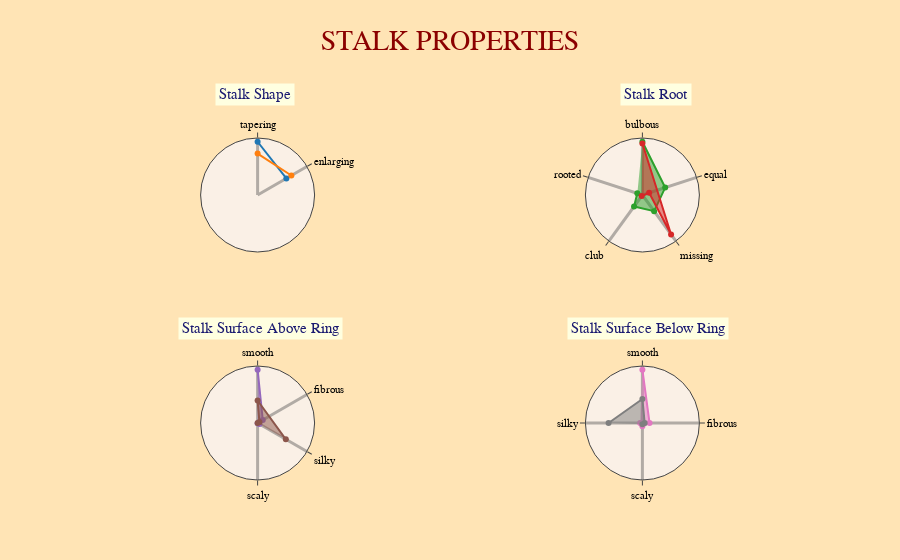

Notebook cell for this chart:
### Markdown cell above
Following radar charts show stalk properties of mushrooms according to their classes like stalk shape, stalk root, stalk surface above and below ring.

### Code cell
data8=[go.Scatterpolar(
      r = list(stalk_shape_edible["stalk-shape"].values),
      theta = stalk_shape_edible.index,
      fill = 'toself',
      name = "Edible",
    thetaunit = "radians",
    ),
 go.Scatterpolar(
      r = list(stalk_shape_poisonous["stalk-shape"].values),
      theta = stalk_shape_poisonous.index,
      fill = 'toself',
      name = 'Poisonous',
    thetaunit = "radians"
    ),
go.Scatterpolar(
      r = stalk_root_edible["stalk-root"].values,
      theta = stalk_root_edible.index,
      fill = 'toself',
      name = "Edible",
    thetaunit = "radians",
     subplot = "polar2"
    ),
go.Scatterpolar(
      r = stalk_root_poisonous["stalk-root"].values,
      theta =stalk_root_poisonous.index,
      fill = 'toself',
      name = 'Poisonous',
    subplot = "polar2",
    thetaunit = "radians"
    ),
go.Scatterpolar(
      r = stalk_surface_above_ring_edible["stalk-surface-above-ring"].values,
      theta = stalk_surface_above_ring_edible.index,
      fill = 'toself',
      name = "Edible",
    subplot = "polar3",
     thetaunit = "radians"
    ),
go.Scatterpolar(
      r = stalk_surface_above_ring_poisonous["stalk-surface-above-ring"].values,
      theta = stalk_surface_above_ring_poisonous.index,
      fill = 'toself',
      name = 'Poisonous',
    subplot = "polar3",
     thetaunit = "radians"
    ),
go.Scatterpolar(
        r = stalk_surface_below_ring_edible["stalk-surface-below-ring"].values,
      theta = stalk_surface_below_ring_edible.index,
      fill = 'toself',
      name = "Edible",
    subplot = "polar4"
    ),
go.Scatterpolar(
      r = stalk_surface_below_ring_poisonous["stalk-surface-below-ring"].values,
      theta = stalk_surface_below_ring_poisonous.index,
      fill = 'toself',
      name = "Poisonoıs",
    subplot = "polar4",
    
    ),]
layout = go.Layout(
    showlegend=False,
    paper_bgcolor='moccasin',
    title="STALK PROPERTIES",
    font=dict(family='Gravitas One',size=20,color='darkred'),
     
    
    polar = dict(
      bgcolor="linen",
      domain = dict(
        y = [0.60, 0.90],
        x = [0, 0.48]
      ),
      radialaxis = dict(
             visible = False,
        angle = 45
      ),
      angularaxis = dict(
        direction = "clockwise",
        period = 6,
          gridwidth=3,
          tickfont=dict(size=11,color="black"),
      )
    ),
    polar2 = dict(
        bgcolor="linen",
      domain = dict(
        y = [0.60, 0.90],
        x = [0.52, 1]
      ),
      radialaxis = dict(
             visible = False,
        angle = 45
      ),
      angularaxis = dict(
        direction = "clockwise",
        period = 5,
           gridwidth=3,
          tickfont=dict(size=11,color="black"),
      )),
     polar3 = dict(
         bgcolor="linen",
      domain = dict(
        x = [0, 0.48],
        y = [0, 0.30]
      ),
      
    radialaxis = dict(
             visible = False,
        
        angle = 45
      ),
      angularaxis = dict(
        direction = "clockwise",
        period = 6,
           gridwidth=3,
          tickfont=dict(size=11,color="black"),
      )
     
    ),
    polar4 = dict(
         bgcolor="linen",
      domain = dict(
        y = [0, 0.30],
        x = [0.52, 1]
      ),
   radialaxis = dict(
             visible = False,
        angle = 45,
       
      ),
      angularaxis = dict(
        direction = "clockwise",
        period = 4,
           gridwidth=3,
          tickfont=dict(size=11,color="black")
      )
    ),
     annotations=[dict(showarrow=False,text="Stalk Shape",x=0.18,y=1.05,xref="paper",yref="paper",font=dict(size=15,color="midnightblue"),bgcolor="lightyellow",borderwidth=5),
                                  dict(showarrow=False,text="Stalk Root",x=0.83,y=1.05,xref="paper",yref="paper",font=dict(size=15,color="midnightblue"),bgcolor="lightyellow",borderwidth=5),
                 dict(showarrow=False,text="Stalk Surface Above Ring",x=0.13,y=0.40,xref="paper",yref="paper",font=dict(size=15,color="midnightblue"),bgcolor="lightyellow",borderwidth=5),
                 dict(showarrow=False,text="Stalk Surface Below Ring",x=0.88,y=0.40,xref="paper",yref="paper",font=dict(size=15,color="midnightblue"),bgcolor="lightyellow",borderwidth=5)]
)

fig = go.Figure(data=data8,layout=layout)
iplot(fig)

### Figure 1 — Plotly figure (JSON) as saved in the notebook; plotly's stock layout.template omitted (floating-point values rounded to 4 significant figures)
{"data": [{"fill": "toself", "name": "Edible", "r": [2592, 1616], "theta": ["tapering", "enlarging"], "thetaunit": "radians", "type": "scatterpolar", "uid": "998aeba9-37bb-4144-9be0-4965afb1b1b0"}, {"fill": "toself", "name": "Poisonous", "r": [2016, 1900], "theta": ["tapering", "enlarging"], "thetaunit": "radians", "type": "scatterpolar", "uid": "eff4b98d-3dfb-45bb-a944-8d56a9585fdd"}, {"fill": "toself", "name": "Edible", "r": [1920, 864, 720, 512, 192], "subplot": "polar2", "theta": ["bulbous", "equal", "missing", "club", "rooted"], "thetaunit": "radians", "type": "scatterpolar", "uid": "62dc9edd-e1f2-4311-8c40-1143c83e7422"}, {"fill": "toself", "name": "Poisonous", "r": [1856, 1760, 256, 44], "subplot": "polar2", "theta": ["bulbous", "missing", "equal", "club"], "thetaunit": "radians", "type": "scatterpolar", "uid": "51d58b54-63d3-44bc-ae94-58eeb65675b9"}, {"fill": "toself", "name": "Edible", "r": [3640, 408, 144, 16], "subplot": "polar3", "theta": ["smooth", "fibrous", "silky", "scaly"], "thetaunit": "radians", "type": "scatterpolar", "uid": "610ad43e-f5bf-41bc-a4fd-16912d137e3b"}, {"fill": "toself", "name": "Poisonous", "r": [2228, 1536, 144, 8], "subplot": "polar3", "theta": ["silky", "smooth", "fibrous", "scaly"], "thetaunit": "radians", "type": "scatterpolar", "uid": "1b9c192b-effa-45df-8e63-f8fff4270500"}, {"fill": "toself", "name": "Edible", "r": [3400, 456, 208, 144], "subplot": "polar4", "theta": ["smooth", "fibrous", "scaly", "silky"], "type": "scatterpolar", "uid": "159b5af8-9997-4423-9ce8-a9e0f39a4373"}, {"fill": "toself", "name": "Poisonoıs", "r": [2160, 1536, 144, 76], "subplot": "polar4", "theta": ["silky", "smooth", "fibrous", "scaly"], "type": "scatterpolar", "uid": "f4b8e059-e7fb-4d2a-b95e-60f328963e56"}], "layout": {"annotations": [{"bgcolor": "lightyellow", "borderwidth": 5, "font": {"color": "midnightblue", "size": 15}, "showarrow": false, "text": "Stalk Shape", "x": 0.18, "xref": "paper", "y": 1.05, "yref": "paper"}, {"bgcolor": "lightyellow", "borderwidth": 5, "font": {"color": "midnightblue", "size": 15}, "showarrow": false, "text": "Stalk Root", "x": 0.83, "xref": "paper", "y": 1.05, "yref": "paper"}, {"bgcolor": "lightyellow", "borderwidth": 5, "font": {"color": "midnightblue", "size": 15}, "showarrow": false, "text": "Stalk Surface Above Ring", "x": 0.13, "xref": "paper", "y": 0.4, "yref": "paper"}, {"bgcolor": "lightyellow", "borderwidth": 5, "font": {"color": "midnightblue", "size": 15}, "showarrow": false, "text": "Stalk Surface Below Ring", "x": 0.88, "xref": "paper", "y": 0.4, "yref": "paper"}], "font": {"color": "darkred", "family": "Gravitas One", "size": 20}, "paper_bgcolor": "moccasin", "polar": {"angularaxis": {"direction": "clockwise", "gridwidth": 3, "period": 6, "tickfont": {"color": "black", "size": 11}}, "bgcolor": "linen", "domain": {"x": [0, 0.48], "y": [0.6, 0.9]}, "radialaxis": {"angle": 45, "visible": false}}, "polar2": {"angularaxis": {"direction": "clockwise", "gridwidth": 3, "period": 5, "tickfont": {"color": "black", "size": 11}}, "bgcolor": "linen", "domain": {"x": [0.52, 1], "y": [0.6, 0.9]}, "radialaxis": {"angle": 45, "visible": false}}, "polar3": {"angularaxis": {"direction": "clockwise", "gridwidth": 3, "period": 6, "tickfont": {"color": "black", "size": 11}}, "bgcolor": "linen", "domain": {"x": [0, 0.48], "y": [0, 0.3]}, "radialaxis": {"angle": 45, "visible": false}}, "polar4": {"angularaxis": {"direction": "clockwise", "gridwidth": 3, "period": 4, "tickfont": {"color": "black", "size": 11}}, "bgcolor": "linen", "domain": {"x": [0.52, 1], "y": [0, 0.3]}, "radialaxis": {"angle": 45, "visible": false}}, "showlegend": false, "title": {"text": "STALK PROPERTIES"}}}
